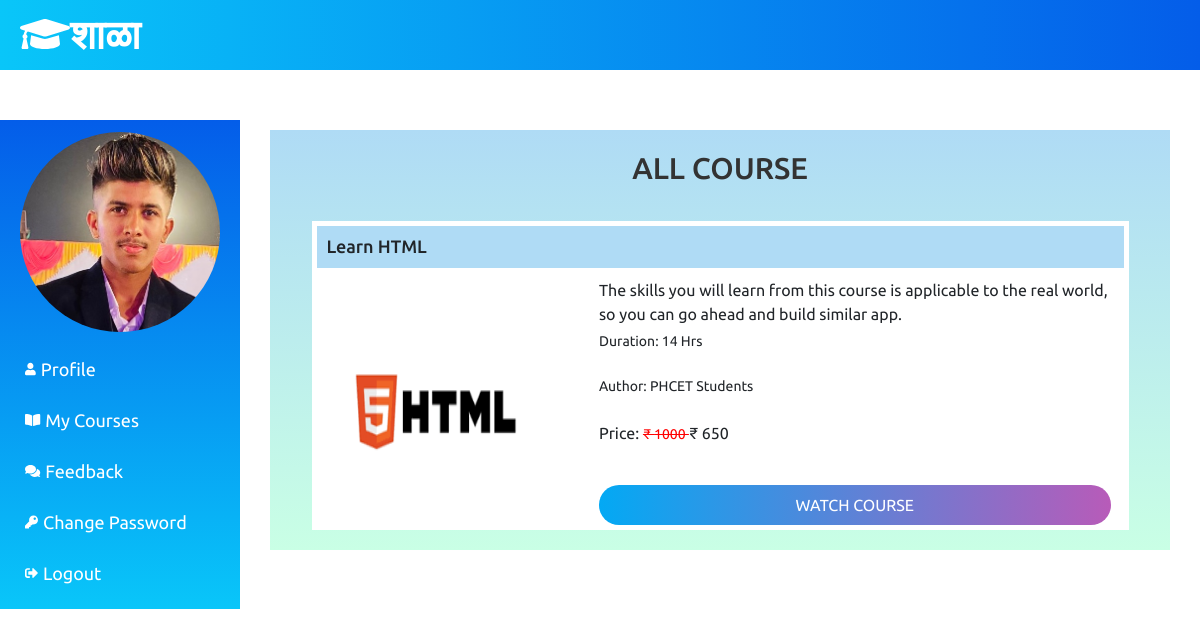
/Student/myCourse.php (signed in), run on the app's committed database.
### tables this page shows
CREATE TABLE `student` (
  `stu_id` int(11) NOT NULL,
  `stu_name` varchar(255) NOT NULL,
  `stu_email` varchar(255) NOT NULL,
  `stu_pass` varchar(255) NOT NULL,
  `stu_occ` varchar(255) NOT NULL,
  `stu_img` text NOT NULL
);

CREATE TABLE `courseorder` (
  `co_id` int(11) NOT NULL,
  `order_id` varchar(255) NOT NULL,
  `stu_email` varchar(255) NOT NULL,
  `course_id` int(11) NOT NULL,
  `status` varchar(255) NOT NULL,
  `respmsg` text NOT NULL,
  `amount` int(11) NOT NULL,
  `order_date` date NOT NULL
);

CREATE TABLE `course` (
  `course_id` int(11) NOT NULL,
  `course_name` text NOT NULL,
  `course_desc` text NOT NULL,
  `course_author` varchar(255) NOT NULL,
  `course_img` text NOT NULL,
  `course_duration` text NOT NULL,
  `course_price` int(11) NOT NULL,
  `course_original_price` int(11) NOT NULL
);

### Student/myCourse.php (the view, shortened to what this page needs)
<?php
include('./Include/header.php');
include_once('../dbConnection.php');
?>
<div class="stuContent" style="width: 75%; margin: auto;margin-top: 60px; flex-direction:column; padding:20px;    background: linear-gradient(rgb(175, 219, 245), rgb(201, 255, 229));">
    <h4 style=" text-align: center; width: 100%; font-size: 30px; text-transform:uppercase; color: #333;">All Course</h4>
    <?php
   if(isset($stuLogEmail)){
    $sql = "SELECT co.order_id, c.course_id, c.course_name, c.course_duration, c.course_desc, c.course_img, c.course_author, c.course_original_price, c.course_price FROM courseorder AS co JOIN course AS c ON c.course_id = co.course_id WHERE co.stu_email = '$stuLogEmail'";
    $result = $conn->query($sql);
    if($result->num_rows > 0) {
     while($row = $result->fetch_assoc()){ ?>
    <div class="myCourse-container">
        <h3 style="background: rgb(175, 219, 245); padding:10px;font-size:18px"><?php echo $row['course_name']; ?></h3>
        <div class="myCourse-row">
            <div class="myCourse-img">
                <img src="<?php echo $row['course_img']; ?>" class="card-img-top
                mt-4" alt="pic">
            </div>
            <div class="myCourse-content">
                  <p class="card-title"><?php echo $row['course_desc']; ?></p>
                  <small class="card-text">Duration: <?php echo $row['course_duration']; ?></small><br />
                  <small class="card-text">Author: <?php echo $row['course_author']; ?></small><br/>
                  <p class="card-text d-inline">Price: <small><del style="text-decoration:line-through;color:red;">&#8377 <?php echo $row['course_original_price'] ?> </del></small> <span class="font-weight-bolder">&#8377 <?php echo $row['course_price']?> <span></p>
                  <a href="watchcourse.php?course_id=<?php echo $row['course_id'] ?>" class="signinbutton mt-5 float-right">Watch Course</a>
            </div>
        </div>
    </div>
    <?php
     }
    }
   }
    ?>
</div>
</div>
<?php
include('./Include/footer.php');
?>

### Student/Include/header.php (shortened to what this page needs)
<?php
include_once('../dbConnection.php');
 if(isset($_SESSION['is_login'])){
  $stuLogEmail = $_SESSION['stuLogEmail'];
 }
 if(isset($stuLogEmail)){
  $sql = "SELECT stu_img FROM student WHERE stu_email = '$stuLogEmail'";
  $result = $conn->query($sql);
  $row = $result->fetch_assoc();
  $stu_img = $row['stu_img'];
 }
?>
<!DOCTYPE html>
<html lang="en">
<head>
        <link rel="stylesheet" href="stustyle.css">
        <link rel="stylesheet" href="https://cdn.jsdelivr.net/npm/@fortawesome/fontawesome-free@5.15.5/cssfontawesomemincss">
        <link rel="stylesheet" href="../css/bootstrap.min.css">
        <link rel="stylesheet" href="../css/all.min.css">
</head>
<body>
<div class="stuBrand">
  <a href="../index.php"><i class="fas fa-graduation-cap "></i>शाळा</a>
</div>
<div class="studentarea">
  <div class="stuSidebar">
    <nav>
      <ul>
        <li ">
         <img src="<?php echo $stu_img ?>" >
        </li>
        <li>
         <a class="" href="studentProfile.php"><i class="fas fa-user" style="padding-right:5px"></i>Profile</a>
        </li>
        <li>
         <a href="myCourse.php"><i class="fas fa-book-open" style="padding-right:5px"></i>My Courses</a>
        </li>
        <li>
         <a href="stuFeedback.php"><i class="fas fa-comments" style="padding-right:5px"></i>Feedback</a>
        </li>
        <li>
         <a href="stuChangePass.php"><i class="fas fa-key" style="padding-right:5px"></i>Change Password</a>
        </li>
        <li>
         <a href="../logout.php"><i class="fas fa-sign-out-alt" style="padding-right:5px"></i>Logout</a>
        </li>
      </ul>
    </nav>
  </div>

### Student/stustyle.css (style rules this page uses)
* { font-family: "Ubuntu", sans-serif; margin: 0; padding: 0; border: none; outline: none; text-decoration: none; }
html { overflow-x: hidden; font-size: 62.5%; }
.stuBrand { width: 100%; height: 70px; background: linear-gradient(to right, #09c6f9, #045de9); position: fixed; top: 0; overflow: hidden; display: flex; align-items: center; z-index: 1; }
.stuBrand a { text-decoration: none; font-size: 40px; font-weight: 900; padding-left: 20px; color: #fff; cursor: pointer; }
.studentarea { width: 100%; display: flex; margin-top: 70px; justify-content: center; align-items: center; flex-direction: row; }
.studentarea .stuSidebar { margin-top: 50px; position: sticky; width: 20%; display: flex; flex-direction: row; background: linear-gradient(#045de9, #09c6f9); }
.studentarea .stuContent { width: 80%; display: flex; }
.studentarea .stuSidebar ul { list-style: none; }
.studentarea .stuSidebar li { padding: 12px 0px; font-size: 18px; }
.studentarea .stuSidebar li img { width: 200px; height: 200px; border-radius: 50%; object-fit: cover; object-position: 0 0; }
.studentarea .stuSidebar li a { text-decoration: none; color: #fff; transition: all 0.5s ease-in; padding: 10px 5px; }
.signinbutton { margin-right: 13px !important; color: #fff; text-align: center; text-decoration: none; padding: 8px; text-transform: uppercase; font-size: 16px; background: linear-gradient(90deg, #03a9f4, #f441a5, #ffeb3b, #03a9f4); background-size: 400%; border-radius: 30px; position: relative; z-index: 1; }
.signinbutton::before { content: ""; position: absolute; top: -2px; left: -2px; bottom: -2px; right: -2px; z-index: -1; background: linear-gradient(90deg, #03a9f4, #f441a5, #ffeb3b, #03a9f4); background-size: 400%; border-radius: 35px; filter: blur(20px); opacity: 0; transition: 0.5s; }
.myCourse-container { background: #fff; width: 95%; margin: 30px auto 0; padding: 5px; }
.myCourse-row { margin-top: 10px; width: 100%; display: flex; flex-direction: row; justify-content: space-between; }
.myCourse-img { width: 30%; display: flex; justify-content: center; }
.myCourse-content { width: 65%; display: flex; justify-content: flex-start; flex-direction: column; font-size: 16px; }

### data on the page
student: stu_img (picture)
courseorder: course.course_name "Learn HTML", course.course_img (picture), course.course_desc "The skills you will learn from this course is applicable to the real world, so you can go ahead and build similar app.", course.course_duration "14 Hrs", course.course_author "PHCET Students", course.course_original_price "1000", course.course_price "650"
